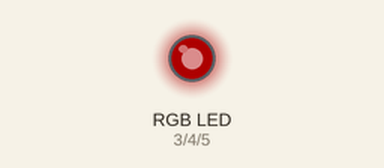
This sketch was run on a simulated Arduino Uno, built with avr-gcc and run on an emulated ATmega328P. On the bench: an RGB LED mixed from three pins (HIGH = lit). Dim RGB values are drawn brighter than linear; random numbers use the default seed unless the sketch sets one.

Above: at 0.1 s.
At 4.1 s:
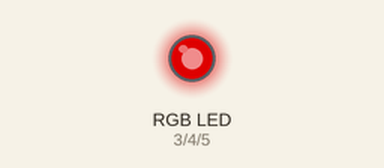
At 9.1 s:
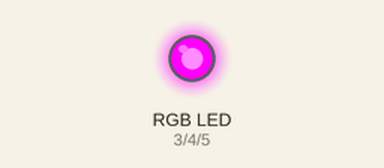
At 19.1 s:
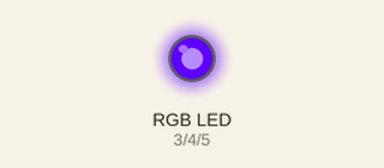
At 29.1 s:
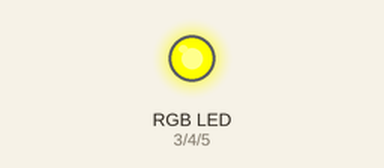
At 39.1 s:
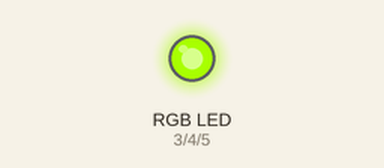
Timing chart, 0 to 40.0 s (numbered marks = the images above):
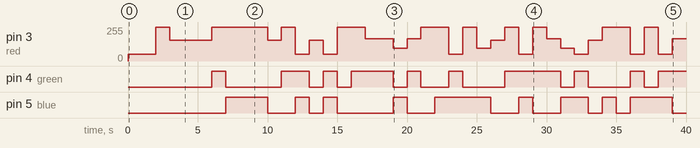

The sketch:

RGB_Switch.ino
```cpp
int ledcolor = 0;
int a = 1000; //this sets how long the stays one color for
int red = 3; //this sets the red led pin
int green = 4; //this sets the green led pin
int blue = 5; //this sets the blue led pin

void setup() { //this sets the output pins

pinMode(red, OUTPUT);
pinMode(green, OUTPUT);
pinMode(blue, OUTPUT);
}

void loop() {
int ledcolor = random(7); //this randomly selects a number between 0 and 6

switch (ledcolor) {
case 0: //if ledcolor equals 0 then the led will turn red
analogWrite(red, 51);
delay(a);
analogWrite(red, 255);
break;
case 1: //if ledcolor equals 1 then the led will turn green
digitalWrite(green, LOW);
delay(a);
digitalWrite(green, HIGH);
break;
case 2: //if ledcolor equals 2 then the led will turn blue
digitalWrite(blue, LOW);
delay(a);
digitalWrite(blue, HIGH);
break;
case 3: //if ledcolor equals 3 then the led will turn yellow
analogWrite(red, 95);
digitalWrite(green, LOW);
delay(a);
analogWrite(red, 255);
digitalWrite(green, HIGH);
break;
case 4: //if ledcolor equals 4 then the led will turn cyan
analogWrite(red, 168);
digitalWrite(blue, LOW);
delay(a);
analogWrite(red, 255);
digitalWrite(blue, HIGH);
break;
case 5: //if ledcolor equals 5 then the led will turn magenta
digitalWrite(green, LOW);
digitalWrite(blue, LOW);
delay(a);
digitalWrite(green, HIGH);
digitalWrite(blue, HIGH);
break;
case 6: //if ledcolor equals 6 then the led will turn white
analogWrite(red, 155);
digitalWrite(green, LOW);
digitalWrite(blue, LOW);
delay(a);
analogWrite(red, 255);
digitalWrite(green, HIGH);
digitalWrite(blue, HIGH);
break;
}

}
```

Measured:
- by itself, pin 3 (red): 0/255 → 51/255 at 0.00 s, → 255/255 2.0 s later, → 155/255 1.0 s later, → 255/255 3.0 s later, … (30 changes in this stretch)
- by itself, pin 4 (green): LOW → HIGH at 6.0 s, → LOW 1.0 s later, → HIGH 4.0 s later, → LOW 2.0 s later, … (19 changes in this stretch)
- by itself, pin 5 (blue): LOW → HIGH at 7.0 s, → LOW 3.0 s later, → HIGH 2.0 s later, → LOW 1.0 s later, … (18 changes in this stretch)
